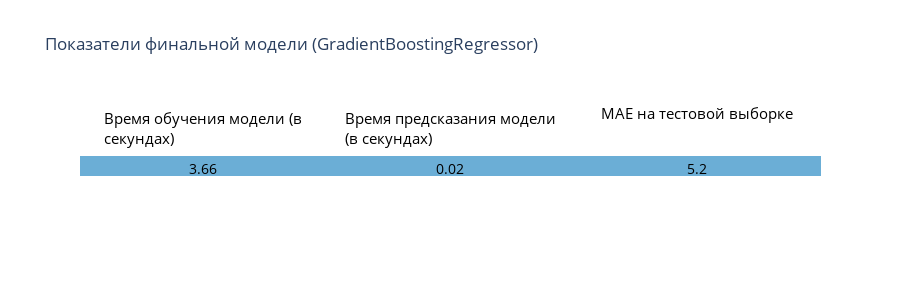

Notebook source saved alongside this figure:
### Code cell
#выведем красиво
colors = ['rgb(107, 174, 214)']
fig = go.Figure(data=[go.Table( header=dict(
    values=['Время обучения модели (в секундах)', 
            'Время предсказания модели (в секундах)',
            'MAE на тестовой выборке'],
    line_color='white', fill_color='white',
    align='center', font=dict(color='black', size=15)
  ),
  cells=dict(
    values=[info_final_test.time_train.round(2), 
            info_final_test.time_predict.round(2),info_final_test.MAE.round(2)],
    line_color=[colors], fill_color=[colors],
    align='center', font=dict(color='black', size=14)
  ))
])
fig.update_layout(title_text="Показатели финальной модели (GradientBoostingRegressor)", height = 300)
fig.show()

### Figure 1 — Plotly figure (JSON) as saved in the notebook; plotly's stock layout.template omitted (floating-point values rounded to 4 significant figures)
{"data": [{"cells": {"align": "center", "fill": {"color": [["rgb(107, 174, 214)"]]}, "font": {"color": "black", "size": 14}, "line": {"color": [["rgb(107, 174, 214)"]]}, "values": [[3.66], [0.02], [5.2]]}, "header": {"align": "center", "fill": {"color": "white"}, "font": {"color": "black", "size": 15}, "line": {"color": "white"}, "values": ["Время обучения модели (в секундах)", "Время предсказания модели (в секундах)", "MAE на тестовой выборке"]}, "type": "table"}], "layout": {"height": 300, "title": {"text": "Показатели финальной модели (GradientBoostingRegressor)"}}}
